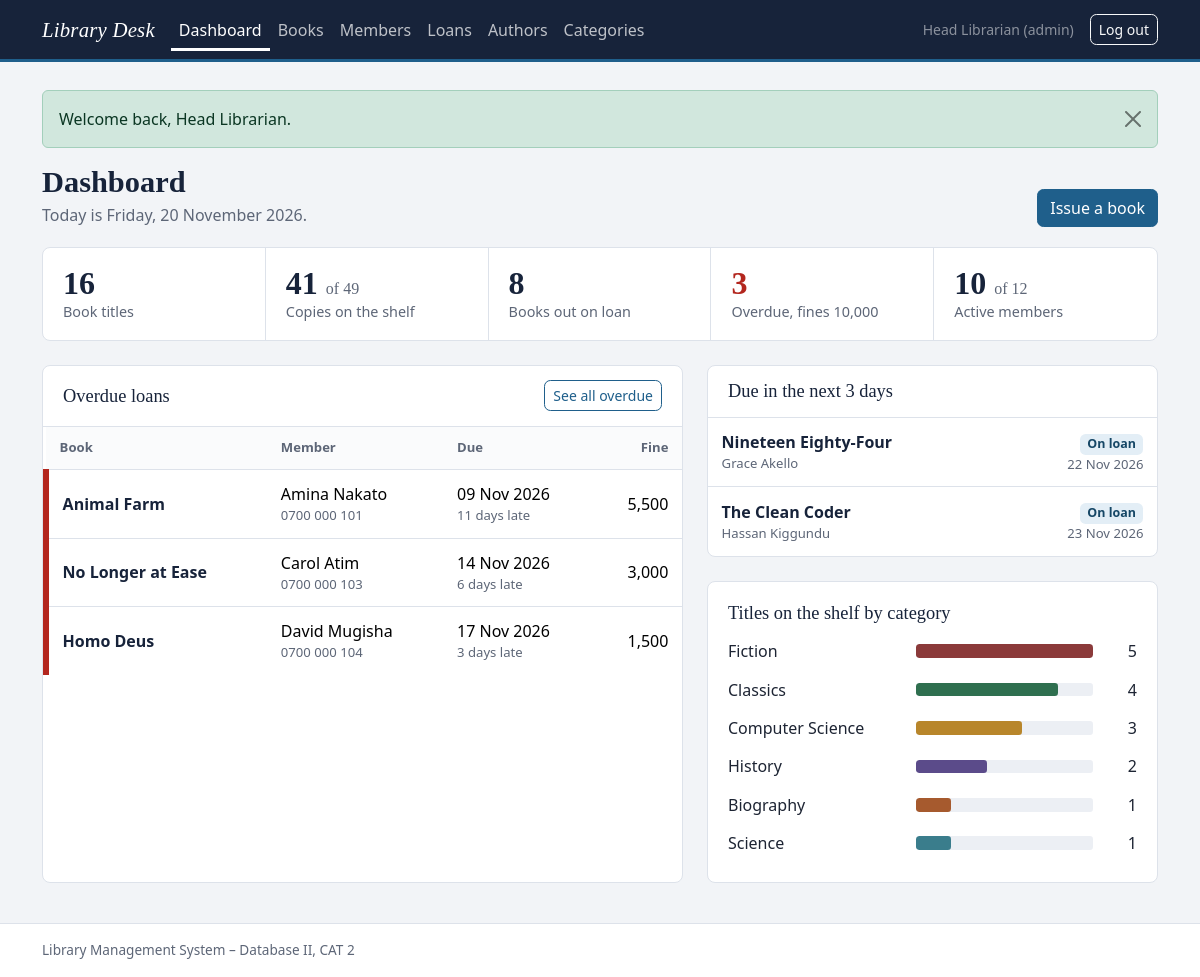
Page /dashboard/index.php (signed in) on the committed database.
### tables this page shows
CREATE TABLE loans (
  loan_id        INT UNSIGNED  NOT NULL AUTO_INCREMENT,
  member_id      INT UNSIGNED  NOT NULL,
  book_id        INT UNSIGNED  NOT NULL,
  issued_by      INT UNSIGNED  NULL DEFAULT NULL,
  date_issued    DATE          NOT NULL,
  due_date       DATE          NOT NULL,
  date_returned  DATE          NULL DEFAULT NULL,
  PRIMARY KEY (loan_id),
  KEY idx_loans_member (member_id),
  KEY idx_loans_book   (book_id),
  KEY idx_loans_issuer (issued_by),
  KEY idx_loans_status (date_returned, due_date),
  CONSTRAINT fk_loans_member FOREIGN KEY (member_id) REFERENCES members (member_id)
        ON UPDATE CASCADE ON DELETE CASCADE,
  CONSTRAINT fk_loans_book   FOREIGN KEY (book_id)   REFERENCES books (book_id)
        ON UPDATE CASCADE ON DELETE CASCADE,
  CONSTRAINT fk_loans_user   FOREIGN KEY (issued_by) REFERENCES users (user_id)
        ON UPDATE CASCADE ON DELETE SET NULL,
  CONSTRAINT chk_loans_due      CHECK (due_date >= date_issued),
  CONSTRAINT chk_loans_returned CHECK (date_returned IS NULL OR date_returned >= date_issued)
);

CREATE TABLE books (
  book_id           INT UNSIGNED       NOT NULL AUTO_INCREMENT,
  isbn              VARCHAR(13)        NOT NULL,
  title             VARCHAR(200)       NOT NULL,
  author_id         INT UNSIGNED       NOT NULL,
  category_id       INT UNSIGNED       NOT NULL,
  publisher         VARCHAR(120)       NOT NULL,
  year_published    SMALLINT UNSIGNED  NOT NULL,
  total_copies      SMALLINT UNSIGNED  NOT NULL DEFAULT 1,
  available_copies  SMALLINT UNSIGNED  NOT NULL DEFAULT 1,
  created_at        TIMESTAMP          NOT NULL DEFAULT CURRENT_TIMESTAMP,
  PRIMARY KEY (book_id),
  UNIQUE KEY uq_books_isbn (isbn),
  KEY idx_books_title (title),
  KEY idx_books_author (author_id),
  KEY idx_books_category (category_id),
  CONSTRAINT fk_books_author   FOREIGN KEY (author_id)   REFERENCES authors (author_id)
        ON UPDATE CASCADE ON DELETE RESTRICT,
  CONSTRAINT fk_books_category FOREIGN KEY (category_id) REFERENCES categories (category_id)
        ON UPDATE CASCADE ON DELETE RESTRICT,
  CONSTRAINT chk_books_year      CHECK (year_published BETWEEN 1000 AND 2100),
  CONSTRAINT chk_books_total     CHECK (total_copies >= 1),
  CONSTRAINT chk_books_available CHECK (available_copies <= total_copies)
);

CREATE TABLE members (
  member_id      INT UNSIGNED  NOT NULL AUTO_INCREMENT,
  member_number  VARCHAR(20)   NOT NULL,
  full_name      VARCHAR(120)  NOT NULL,
  email          VARCHAR(150)  NOT NULL,
  phone          VARCHAR(20)   NOT NULL,
  status         ENUM('active','suspended') NOT NULL DEFAULT 'active',
  date_joined    DATE          NOT NULL,
  created_at     TIMESTAMP     NOT NULL DEFAULT CURRENT_TIMESTAMP,
  PRIMARY KEY (member_id),
  UNIQUE KEY uq_members_number (member_number),
  UNIQUE KEY uq_members_email  (email),
  KEY idx_members_name (full_name),
  CONSTRAINT chk_members_email CHECK (email LIKE '%_@_%._%')
);

CREATE TABLE categories (
  category_id  INT UNSIGNED  NOT NULL AUTO_INCREMENT,
  name         VARCHAR(80)   NOT NULL,
  description  VARCHAR(255)  NULL DEFAULT NULL,
  PRIMARY KEY (category_id),
  UNIQUE KEY uq_categories_name (name)
);

### dashboard/index.php (the view, shortened to what this page needs)
<?php
require_once __DIR__ . '/../config/database.php';
$today = today();
$soon  = add_days($today, 3);
try {
    $books = $pdo->query('SELECT COUNT(*) AS titles, COALESCE(SUM(total_copies), 0) AS copies,
                                 COALESCE(SUM(available_copies), 0) AS available FROM books')->fetch();
    $members = $pdo->query("SELECT COUNT(*) AS total,
                                   COALESCE(SUM(status = 'active'), 0) AS active,
                                   COALESCE(SUM(status = 'suspended'), 0) AS suspended FROM members")->fetch();
    $stmt = $pdo->prepare('SELECT COUNT(*) AS out_now,
                                  COALESCE(SUM(due_date < :today1), 0) AS overdue,
                                  COALESCE(SUM(GREATEST(DATEDIFF(:today2, due_date), 0)), 0) AS late_days
                           FROM loans WHERE date_returned IS NULL');
    $stmt->execute([':today1' => $today, ':today2' => $today]);
    $loans = $stmt->fetch();
    $stmt = $pdo->prepare('SELECT l.loan_id, l.due_date, l.date_returned, m.full_name, m.member_number, m.phone, b.title
                           FROM loans l
                           JOIN members m ON m.member_id = l.member_id
                           JOIN books   b ON b.book_id   = l.book_id
                           WHERE l.date_returned IS NULL AND l.due_date < :today
                           ORDER BY l.due_date ASC LIMIT 6');
    $stmt->execute([':today' => $today]);
    $overdue = $stmt->fetchAll();
    $stmt = $pdo->prepare('SELECT l.loan_id, l.due_date, l.date_returned, m.full_name, b.title
                           FROM loans l
                           JOIN members m ON m.member_id = l.member_id
                           JOIN books   b ON b.book_id   = l.book_id
                           WHERE l.date_returned IS NULL AND l.due_date BETWEEN :today AND :soon
                           ORDER BY l.due_date ASC LIMIT 6');
    $stmt->execute([':today' => $today, ':soon' => $soon]);
    $dueSoon = $stmt->fetchAll();
    $shelf = $pdo->query('SELECT c.category_id, c.name, COUNT(b.book_id) AS titles
                          FROM categories c LEFT JOIN books b ON b.category_id = c.category_id
                          GROUP BY c.category_id, c.name ORDER BY titles DESC, c.name')->fetchAll();
} catch (PDOException $e) {
    error_log('Dashboard error: ' . $e->getMessage());
    $books = ['titles' => 0, 'copies' => 0, 'available' => 0];
    $members = ['total' => 0, 'active' => 0, 'suspended' => 0];
    $loans = ['out_now' => 0, 'overdue' => 0, 'late_days' => 0];
    $overdue = $dueSoon = $shelf = [];
    set_flash('danger', 'Some figures could not be loaded. Please refresh the page.');
}
$finesOwed = (int) $loans['late_days'] * FINE_PER_DAY;
$maxTitles = max(1, ...array_map(function ($r) { return (int) $r['titles']; }, $shelf ?: [['titles' => 1]]));
require_once __DIR__ . '/../includes/header.php';
?>
<div class="page-head">
    <div>
        <h1>Dashboard</h1>
        <p>Today is <?= e(date('l, d F Y')) ?>.</p>
    </div>
    <a class="btn btn-primary" href="<?= e(base_url('loans/issue.php')) ?>">Issue a book</a>
</div>
<section class="panel stat-strip mb-4" aria-label="Library figures">
    <div class="stat">
        <div class="stat-value"><?= (int) $books['titles'] ?></div>
        <div class="stat-label">Book titles</div>
    </div>
    <div class="stat">
        <div class="stat-value"><?= (int) $books['available'] ?> <small>of <?= (int) $books['copies'] ?></small></div>
        <div class="stat-label">Copies on the shelf</div>
    </div>
    <div class="stat">
        <div class="stat-value"><?= (int) $loans['out_now'] ?></div>
        <div class="stat-label">Books out on loan</div>
    </div>
    <div class="stat<?= (int) $loans['overdue'] > 0 ? ' is-alert' : '' ?>">
        <div class="stat-value"><?= (int) $loans['overdue'] ?></div>
        <div class="stat-label">Overdue, fines <?= e(money($finesOwed)) ?></div>
    </div>
    <div class="stat">
        <div class="stat-value"><?= (int) $members['active'] ?> <small>of <?= (int) $members['total'] ?></small></div>
        <div class="stat-label">Active members</div>
    </div>
</section>
<div class="row g-4">
    <div class="col-lg-7">
        <section class="panel h-100">
            <div class="panel-head">
                <h2 class="panel-title">Overdue loans</h2>
                <a class="btn btn-outline-primary btn-sm" href="<?= e(base_url('loans/index.php?status=overdue')) ?>">See all overdue</a>
            </div>
            <?php if (!$overdue): ?>
                <div class="empty-state"><strong>Nothing is overdue.</strong>Every borrowed book is within its due date.</div>
            <?php else: ?>
            <div class="table-wrap">
                <table class="table data-table table-stack">
                    <thead><tr><th>Book</th><th>Member</th><th>Due</th><th class="num">Fine</th></tr></thead>
                    <tbody>
                    <?php foreach ($overdue as $row): ?>
                        <tr class="spine" style="--spine: var(--overdue)">
                            <td class="title-cell"><?= e($row['title']) ?></td>
                            <td data-label="Member"><?= e($row['full_name']) ?><span class="sub"><?= e($row['phone']) ?></span></td>
                            <td data-label="Due"><?= e(format_date($row['due_date'])) ?><span class="sub"><?= (int) days_late($row['due_date'], null) ?> days late</span></td>
                            <td class="num" data-label="Fine"><?= e(money(loan_fine($row['due_date'], null))) ?></td>
                        </tr>
                    <?php endforeach; ?>
                    </tbody>
                </table>
            </div>
            <?php endif; ?>
        </section>
    </div>
    <div class="col-lg-5">
        <section class="panel mb-4">
            <div class="panel-head"><h2 class="panel-title">Due in the next 3 days</h2></div>
            <?php if (!$dueSoon): ?>
                <div class="empty-state"><strong>No returns expected soon.</strong>Books due in the next 3 days will appear here.</div>
            <?php else: ?>
            <div class="table-wrap">
                <table class="table data-table">
                    <tbody>
                    <?php foreach ($dueSoon as $row): ?>
                        <tr>
                            <td class="title-cell"><?= e($row['title']) ?><span class="sub"><?= e($row['full_name']) ?></span></td>
                            <td class="num"><?= loan_badge($row) ?><span class="sub"><?= e(format_date($row['due_date'])) ?></span></td>
                        </tr>
                    <?php endforeach; ?>
                    </tbody>
                </table>
            </div>
            <?php endif; ?>
        </section>
        <section class="panel panel-pad">
            <h2 class="panel-title mb-2">Titles on the shelf by category</h2>
            <?php foreach ($shelf as $row): ?>
                <div class="shelf-row" style="--spine: <?= e(spine_color((int) $row['category_id'])) ?>">
                    <span><?= e($row['name']) ?></span>
                    <span class="shelf-bar"><span style="width: <?= (int) round(((int) $row['titles'] / $maxTitles) * 100) ?>%"></span></span>
                    <span class="num"><?= (int) $row['titles'] ?></span>
                </div>
            <?php endforeach; ?>
        </section>
    </div>
</div>
<?php require_once __DIR__ . '/../includes/footer.php'; ?>

### includes/functions.php (shortened to what this page needs)
<?php
function base_url(string $path = ''): string
{
    static $base = null;
    if ($base === null) {
        $root = str_replace('\\', '/', (string) realpath(__DIR__ . '/..'));
        $doc  = str_replace('\\', '/', (string) realpath($_SERVER['DOCUMENT_ROOT'] ?? ''));
        $base = ($doc !== '' && stripos($root, $doc) === 0) ? substr($root, strlen($doc)) : '';
        $base = rtrim($base, '/');
    }
    return $base . '/' . ltrim($path, '/');
}
function e($value): string
{
    return htmlspecialchars((string) $value, ENT_QUOTES | ENT_SUBSTITUTE, 'UTF-8');
}
function render_flash(): void
{
    $allowed = ['success', 'danger', 'warning', 'info'];
    foreach ($_SESSION['flash'] as $flash) {
        $type = in_array($flash['type'], $allowed, true) ? $flash['type'] : 'info';
        echo '<div class="alert alert-' . $type . ' alert-dismissible fade show" role="alert">'
           . e($flash['message'])
           . '<button type="button" class="btn-close" data-bs-dismiss="alert" aria-label="Close"></button></div>';
    }
}
function today(): string
{
    return date('Y-m-d');
}
function format_date(?string $date): string
{
    return $date ? date('d M Y', strtotime($date)) : '-';
}
function days_late(string $due, ?string $returned): int
{
    $diff = (new DateTime($due))->diff(new DateTime($returned ?? today()));
    return $diff->invert ? 0 : (int) $diff->days;
}
function loan_fine(string $due, ?string $returned): int
{
    return days_late($due, $returned) * FINE_PER_DAY;
}
function loan_state(array $loan): string
{
    return $loan['due_date'] < today() ? 'overdue' : 'active';
}
function loan_badge(array $loan): string
{
    switch (loan_state($loan)) {
        default:
            return $loan['due_date'] === today()
                ? '<span class="badge badge-due">Due today</span>'
                : '<span class="badge badge-active">On loan</span>';
    }
}
function money(int $amount): string
{
    return number_format($amount);
}
function spine_color(int $id): string
{
    $palette = ['#1f5f8b', '#8b3a3a', '#2f6f4f', '#b8862b', '#5b4b8a', '#3a7d8c', '#a65a2e', '#6b6f76'];
    return $palette[$id % count($palette)];
}

### rows in the picture
loans: book.title "Animal Farm", member.full_name "Amina Nakato", member.phone "0700 000 101", due_date "09 Nov 2026", due_date "11", due_date "5,500"
loans: book.title "No Longer at Ease", member.full_name "Carol Atim", member.phone "0700 000 103", due_date "14 Nov 2026", due_date "6", due_date "3,000"
loans: book.title "Homo Deus", member.full_name "David Mugisha", member.phone "0700 000 104", due_date "17 Nov 2026", due_date "3", due_date "1,500"
loans: book.title "Nineteen Eighty-Four", member.full_name "Grace Akello", shows "On loan", due_date "22 Nov 2026"
loans: book.title "The Clean Coder", member.full_name "Hassan Kiggundu", shows "On loan", due_date "23 Nov 2026"
categories: name "Fiction", titles "5"
categories: name "Classics", titles "4"
categories: name "Computer Science", titles "3"
categories: name "History", titles "2"
categories: name "Biography", titles "1"
categories: name "Science", titles "1"

### other values in the picture
$item[0] "Dashboard"
$item[0] "Books"
$item[0] "Members"
$item[0] "Loans"
$item[0] "Authors"
$item[0] "Categories"
$_SESSION['full_name'] "Head Librarian"
$_SESSION['role'] "admin"
$flash['message'] "Welcome back, Head Librarian."
$books['titles'] "16"
$books['available'] "41"
$books['copies'] "49"
$loans['out_now'] "8"
$loans['overdue'] "3"
money($finesOwed) "10,000"
